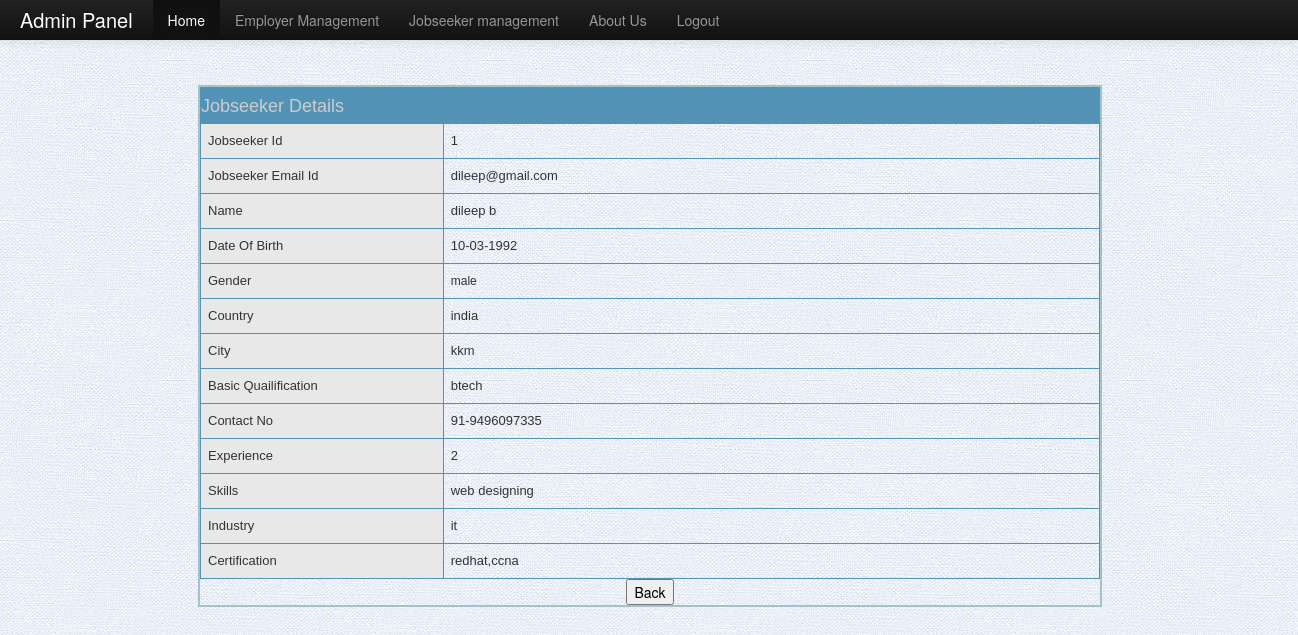
The page /admin/jobseeker_details.php?ee_id=1 on the database its author committed.
### tables this page shows
CREATE TABLE `employees` (
  `ee_id` int(4) NOT NULL,
  `ee_email` varchar(64) NOT NULL,
  `ee_password` varchar(64) NOT NULL,
  `ee_fname` varchar(30) NOT NULL,
  `ee_lname` varchar(30) NOT NULL,
  `ee_day` varchar(10) NOT NULL,
  `ee_month` varchar(10) NOT NULL,
  `ee_year` varchar(10) NOT NULL,
  `ee_gender` varchar(30) NOT NULL,
  `ee_address` varchar(256) NOT NULL,
  `ee_country` varchar(130) NOT NULL,
  `ee_city` varchar(30) NOT NULL,
  `ee_education` varchar(20) NOT NULL,
  `ee_master` varchar(20) NOT NULL,
  `ee_mcode` varchar(10) NOT NULL,
  `ee_mnumber` varchar(30) NOT NULL,
  `ee_experience` varchar(30) NOT NULL,
  `ee_skills` varchar(130) NOT NULL,
  `ee_industry` varchar(130) NOT NULL,
  `ee_certification` varchar(130) NOT NULL,
  `ee_path` varchar(130) NOT NULL
);

### admin/jobseeker_details.php (the view, shortened to what this page needs)
<?php
$dbc = @mysqli_connect(DATABASE_HOST, DATABASE_USER, DATABASE_PASSWORD,DATABASE_NAME);
$id=$_GET['ee_id'];
$query = "select * from employees where ee_id=$id";
$result = mysqli_query($dbc,$query);
$row = mysqli_fetch_array($result,MYSQLI_ASSOC)
?>
<!DOCTYPE html PUBLIC "-//W3C//DTD XHTML 1.0 Transitional//EN" "http://www.w3.org/TR/xhtml1/DTD/xhtml1-transitional.dtd">
<html xmlns="http://www.w3.org/1999/xhtml">
<head>
<link rel="stylesheet" type="text/css" href="css/style.css" />
 <link href="css/bootstrap.css" rel="stylesheet">
 <link href="css/bootstrap-responsive.css" rel="stylesheet">
</head>
<body>
  <div class="navbar navbar-inverse navbar-fixed-top">
      <div class="navbar-inner">
        <div class="container-fluid">
          <a class="brand" href="#">Admin Panel</a>
          <div class="nav-collapse collapse">
            <ul class="nav">
              <li class="active"><a href="home.php">Home</a></li>
              <li><a href="employer.php">Employer Management</a></li>
              <li><a href="jobseeker.php">Jobseeker management</a></li>
              <li><a href="">About Us</a><li>
              <li><a href="logout.php">Logout</a></li>
            </ul>
          </div>
        </div>
      </div>
    </div>
<div id="reg_maindiv">
<div class="container">
<div class="advanced_search_div" align="center">
<p>&nbsp;</p>
<p>&nbsp;</p>
<div style="width:900px;  margin:10px 0 0 10px; font-family:Arial; font-size:13px; border:2px solid rgba(147, 184, 189,0.8);" align="center">
   <table width="100%" height="auto" border="1" bordercolor="#5393b5" cellpadding="0" cellspacing="0">
  <tr>
    <td height="35" colspan="2" bgcolor="#5393b5">
    <span class="job_details_text" style="font-family:Tahoma, Geneva, sans-serif; font-size:18px; color:#CCC;">Jobseeker Details</span>
    </td>
    </tr>
    <?php
  echo '<tr>
    <td width="27%" bgcolor="#e9e8e8" style="padding:7px;">Jobseeker Id</td>
    <td width="73%" style="padding:7px;">'.$row['ee_id'].'</td>
  </tr>
  <tr>
    <td width="27%" bgcolor="#e9e8e8" style="padding:7px;">Jobseeker Email Id</td>
    <td width="73%" style="padding:7px;">'.$row['ee_email'].'</td>
  </tr>
 <tr>
    <td width="27%" bgcolor="#e9e8e8" style="padding:7px;">Name</td>
    <td width="73%" style="padding:7px;">'.$row['ee_fname'].' '.$row['ee_lname'].'</td>
  </tr>
  <tr>
    <td bgcolor="#e9e8e8" style="padding:7px;">Date Of Birth</td>
    <td style="padding:7px;">'.$row['ee_day'].'-'.$row['ee_month'].'-'.$row['ee_year'].'</td>
  </tr>
  <tr>
    <td bgcolor="#e9e8e8" style="padding:7px;">Gender</td>
    <td style="padding:7px; font-size:12px;">'.$row['ee_gender'].'</td>
  </tr>
  <tr>
    <td bgcolor="#e9e8e8" style="padding:7px;">Country</td>
    <td style="padding:7px;">'.$row['ee_country'].'</td>
  </tr>
  <tr>
    <td bgcolor="#e9e8e8" style="padding:7px;">City</td>
    <td style="padding:7px;">'.$row['ee_city'].'</td>
  </tr>
  <tr>
    <td bgcolor="#e9e8e8" style="padding:7px;">Basic Quailification</td>
    <td style="padding:7px;">'.$row['ee_education'].'</td>
  </tr>
  <tr>
    <td bgcolor="#e9e8e8" style="padding:7px;">Contact No</td>
    <td style="padding:7px;">'.$row['ee_mcode'].'-'.$row['ee_mnumber'].'</td>
  </tr>
  <tr>
    <td bgcolor="#e9e8e8" style="padding:7px;">Experience</td>
    <td style="padding:7px;">'.$row['ee_experience'].'</td>
  </tr>
  <tr>
    <td bgcolor="#e9e8e8" style="padding:7px;">Skills</td>
    <td style="padding:7px;">'.$row['ee_skills'].'</td>
  </tr>
  <tr>
    <td bgcolor="#e9e8e8" style="padding:7px;">Industry</td>
    <td style="padding:7px;">'.$row['ee_industry'].'</td>
  </tr>
  <tr>
    <td bgcolor="#e9e8e8" style="padding:7px;">Certification</td>
    <td style="padding:7px;">'.$row['ee_certification'].'</td>
  </tr>'
?>
</table>
<a href="jobseeker.php">
<input name="" type="submit" value="Back" class="applynow_button" /></a>
</div>
</div>
</body>
</html>

### admin/css/style.css (style rules this page uses)
body { margin:0; padding:0;background: #fff url(../images/bg.jpg) repeat top left; }
#reg_maindiv { width:1280px; min-height:400px; height:auto; margin:25px auto 0 auto; padding:0 8px 25px 0; overflow:hidden; }

### admin/jobseeker_details.php (style rules this page uses)
.container { width: 100%; height: 100%; position: relative; text-align: center; }

### rows shown on the page
employees: ee_id "1", ee_email "dileep@gmail.com", ee_fname "dileep", ee_lname "b", ee_day "10", ee_month "03", ee_year "1992", ee_gender "male", ee_country "india", ee_city "kkm", ee_education "btech", ee_mcode "91", ee_mnumber "9496097335", ee_experience "2", ee_skills "web designing", ee_industry "it", ee_certification "redhat,ccna"
